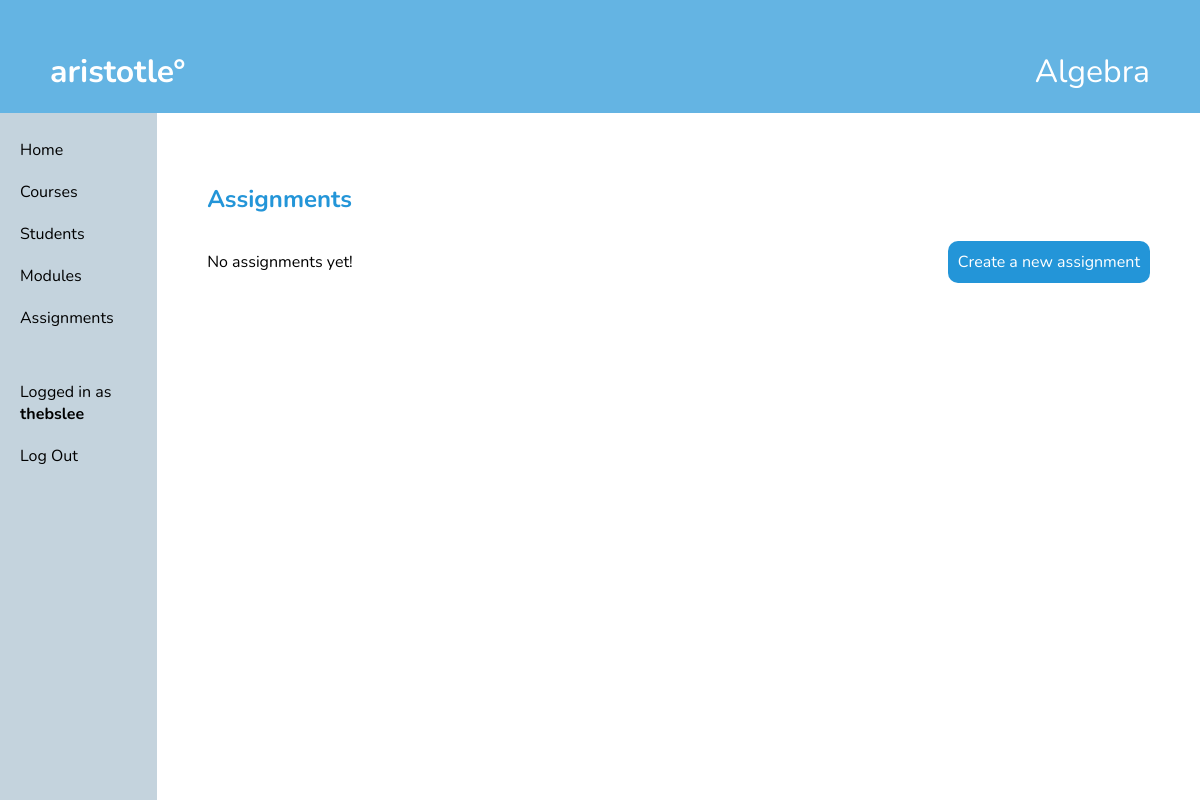
Before: /forum/assignments/ (signed in) with the older database file.
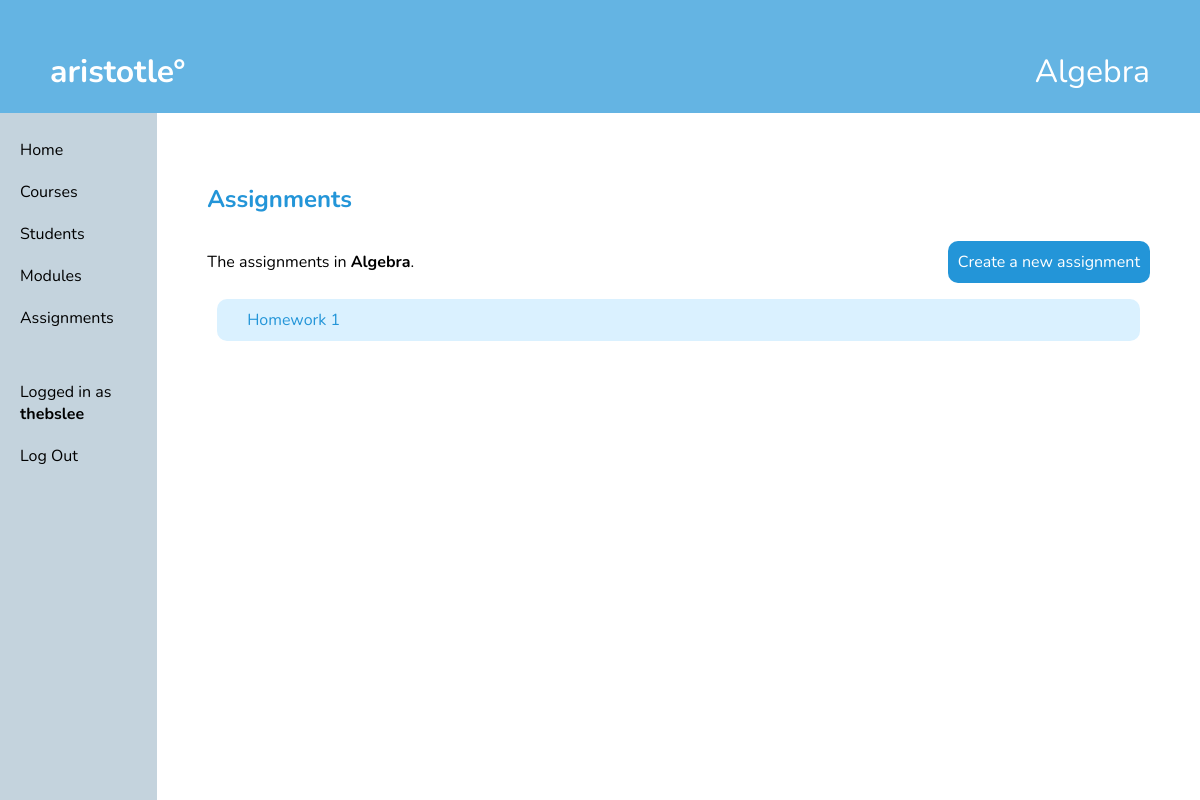
After: the same page with the newer database file.
### forum/models.py (models this page shows)
class Course(models.Model):
    name = models.CharField(max_length=100)
    owner = models.ForeignKey(
        settings.AUTH_USER_MODEL,
        on_delete=models.CASCADE,
        related_name='course_of_owner'
    )
    students = models.ManyToManyField(
        settings.AUTH_USER_MODEL,
        related_name='course_of_student'
    )
    uuid = models.UUIDField(
        default=uuid.uuid4,
        editable=False
    )

class Assignment(models.Model):
    course = models.ForeignKey(
        Course,
        on_delete=models.CASCADE
    )
    title = models.CharField(max_length=100)
    start_datetime = models.DateTimeField(null=True, blank=True)
    end_datetime = models.DateTimeField(null=True, blank=True)
    description = models.TextField(max_length=10000, blank=True)
    total_points = models.IntegerField(null=True, blank=True)

### forum/views.py (the view)
# urls.py: path('assignments/', views.assignments, name='assignments'),
def assignments(request):
    if not request.user.is_authenticated:
        return redirect('home')
    context = alwaysContext(request)
    course = Course.objects.filter(id=request.session.get('selected_course_id')).first()
    context["assignments"] = Assignment.objects.filter(course=course)
    if (course.owner == request.user):
        return render(request, "assignments_teacher.html", context)
    else:
        return render(request, "assignments_student.html", context)

### forum/views.py (called while the page is built)
def alwaysContext(request):
    return {
        "username": request.user.username,
        "selected_course": Course.objects.filter(id=request.session.get('selected_course_id')).first()
    }

### forum/templates/assignments_teacher.html
{% extends 'base.html' %}
{% block content %}
<h2>Assignments</h2>
<div style="display: flex; flex-direction: row; align-items: center; justify-content: space-between;">
    {% if assignments|length > 0 %}<p>The assignments in <b>{{selected_course.name}}</b>.</p>{% else %}<p>No assignments yet!</p>{% endif %}
    <div class="button">Create a new assignment</div>
</div>
{% for assignment in assignments %}<a href="{% url 'forum:assignmentdetails' assignment.id %}"><div class="cutebox">{{assignment.title}}</div></a>{% endfor %}
{% endblock %}

### templates/base.html (shortened to what this page needs)
{% load static %}
<html>
    <head>
        <link rel="stylesheet" href="{% static 'css/main.css' %}">
    </head>
    <body>
        <a href="{% url 'home' %}">
            <div id=pagehead>
                <div style="display:flex; flex-direction: row; align-items: center;">
                    aristotle°
                </div>
                <div style="font-weight: normal">
                    {{selected_course.name}}
                </div>
            </div>
        </a>
        <div id="fullcontainer">
            {% if username %}
            <div id="navbar">
                <ul>
                    <a href="{% url 'home' %}"><li>Home</li></a>
                    <a href="{% url 'forum:courses' %}"><li>Courses</li></a>
                    {% if selected_course %}
                    {% if selected_course.owner == request.user %}<a href="{% url 'forum:students' %}"><li>Students</li></a>{% endif %}
                    <a href="{% url 'home' %}"><li>Modules</li></a>
                    <a href="{% url 'forum:assignments' %}"><li>Assignments</li></a>
                    {% endif %}
                </ul>
                <ul>
                    <li>Logged in as <b>{{username}}</b></li>
                    <a href="{% url 'authentication:logout' %}"><li>Log Out</li></a>
                </ul>
            </div>
            {% endif %}
            <div id="content">
                {% block content %}
                {% endblock %}
            </div>
        </div>
    </body>
</html>

### static/css/main.css (style rules this page uses)
:root { --aristotle-blue: #2395d8; --light-aristotle-blue: #daf1ff; --fog-gray: #c4d3dd; --dark-fog-gray: #a0b5c4; --main-font: 'Nunito'; --main-margin: 50px; }
body { font-family: var(--main-font); margin: 0px; display: flex; min-height: 100vh; flex-direction: column; }
#pagehead { color: white; background-color: var(--aristotle-blue); font-size: xx-large; font-weight: bold; padding: var(--main-margin); padding-bottom: 20px; justify-content: space-between; display: flex; flex-direction: row; }
#fullcontainer { display:flex; flex-direction: row; flex: 1; }
#content { margin: var(--main-margin); width: 100%; }
#navbar { background-color: var(--fog-gray); height: 100%; display: flex; flex-direction: column; width: 200px; }
#navbar ul { list-style-type: none; padding-left: 0; }
#navbar li { padding: 10px 20px; color: black; }
#navbar a li { cursor: pointer; }
h2 { color: var(--aristotle-blue); }
a { color: var(--aristotle-blue); text-decoration: none; }
.button { border-radius: 10px; color: white; background-color: var(--aristotle-blue); padding: 10px; min-width: 100px; width: max-content; text-align: center; cursor: pointer; }
.cutebox { border-radius: 10px; background-color: var(--light-aristotle-blue); padding: 10px 30px; margin: 10px; }

Changed rows visible on the page:
shown differently, row unchanged: Course "Algebra": name (not shown) → "Algebra"
added Assignment: title "Homework 1"
Other visible differences:
text no longer shown: "No assignments yet!"
text now shown: "The assignments in ."
